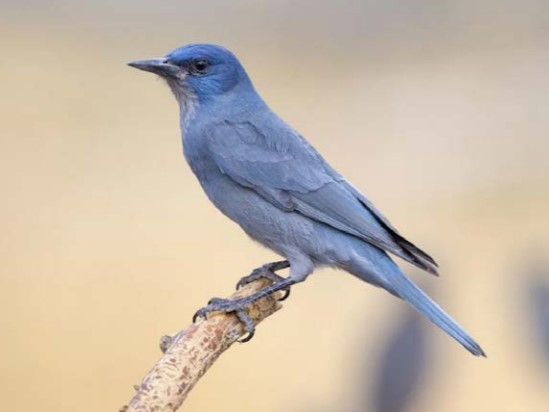
#> input picture img/bird.jpg, 549 x 412 px, found by its file name
$ python 22-1.py
#> lines starting #> are read from the running program, lines starting #| are printed output that depends on the picture
import numpy as np
import cv2
'''
# [7 lines of commented-out code are left out]
'''
from matplotlib import pyplot as plt
'''
# 绘制直方图
plt.hist(img.ravel(),256,[0,256]);
plt.show()
'''
'''
#绘制多通道直方图
color = ('b','g','r')
# 对一个列表或数组既要遍历索引又要遍历元素时
# 使用内置 enumerrate 函数会有更加直接，优美的做法
#enumerate 会将数组或列表组成一个索引序列。
# 使我们再获取索引和索引内容的时候更加方便
img = cv2.imread('img/bird.jpg')
#注意：如果需要显示彩色直方图，imread不能加0
for i,col in enumerate(color):
    histr = cv2.calcHist([img],[i],None,[256],[0,256])
    plt.plot(histr,color = col)
    plt.xlim([0,256])
plt.show()
'''
img = cv2.imread('img/bird.jpg',0)
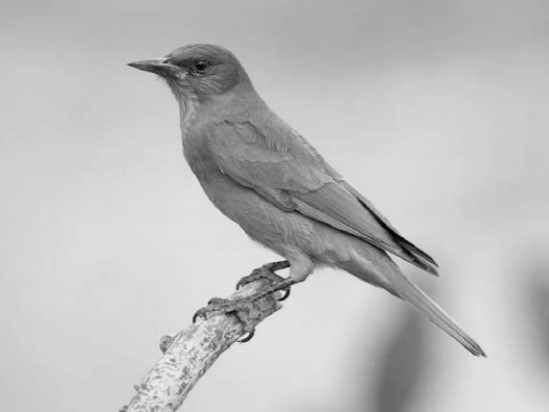
#> img: shape (412, 549); min 0, max 240, mean 189.3
# create a mask
mask = np.zeros(img.shape[:2], np.uint8)
mask[100:300, 100:400] = 255
masked_img = cv2.bitwise_and(img,img,mask = mask)
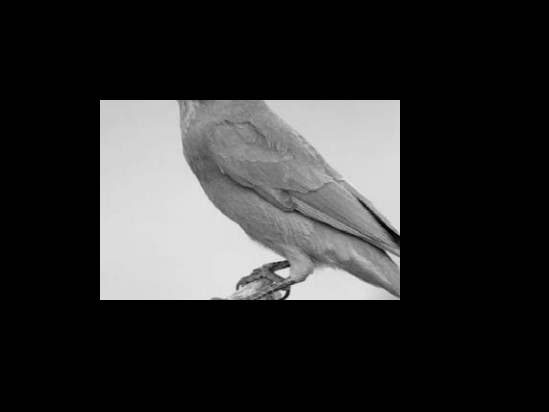
#> masked_img: shape (412, 549); min 0, max 234, mean 47.4
# Calculate histogram with mask and without mask
# Check third argument for mask
hist_full = cv2.calcHist([img],[0],None,[256],[0,256])
#> hist_full = 256 values, max 8419 at index 212, min 0 at index 241, mean 883.5
hist_mask = cv2.calcHist([img],[0],mask,[256],[0,256])
#> hist_mask = 256 values, max 3751 at index 224, min 0 at index 235, mean 234.4
plt.subplot(221), plt.imshow(img, 'gray')
plt.subplot(222), plt.imshow(mask,'gray')
plt.subplot(223), plt.imshow(masked_img, 'gray')
plt.subplot(224), plt.plot(hist_full), plt.plot(hist_mask)
plt.xlim([0,256])
plt.show()
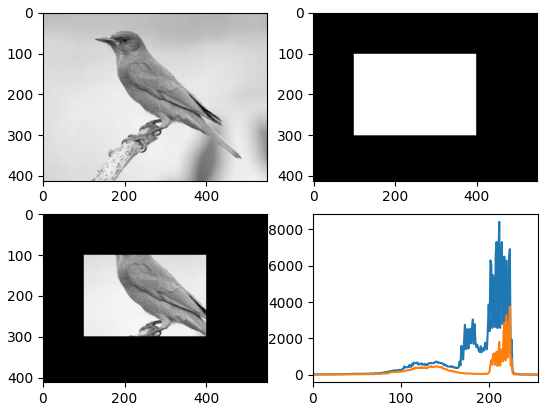
#> figure drawn by matplotlib, 4 panels; panel 4: curve peaks at x = 212, y = 8419; panel 4: curve peaks at x = 224, y = 3751
